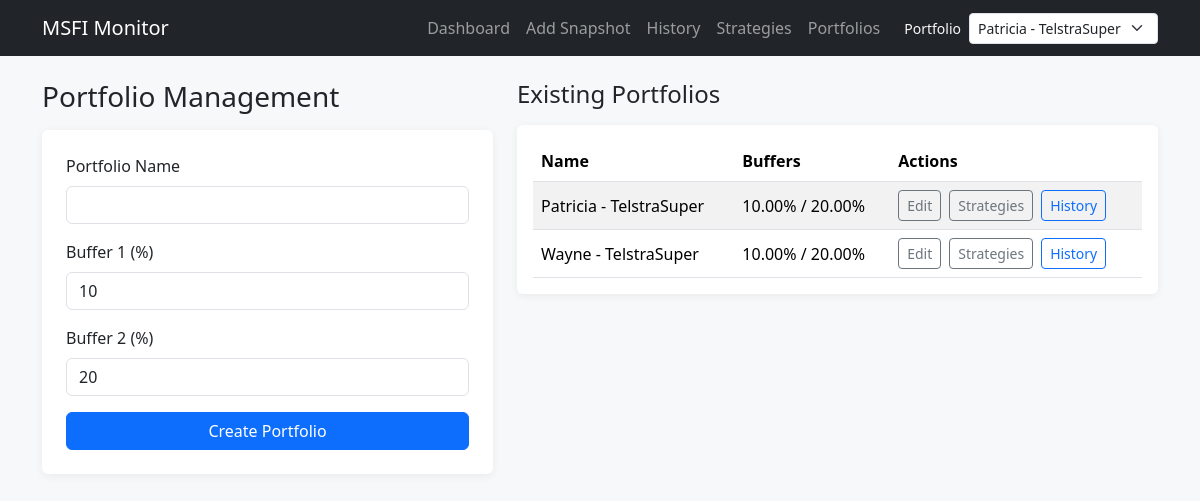
The page /portfolios on the database its author committed.
### tables this page shows
CREATE TABLE portfolios (
            id INTEGER PRIMARY KEY AUTOINCREMENT,
            name TEXT NOT NULL UNIQUE,
            buffer_1_percent REAL NOT NULL,
            buffer_2_percent REAL NOT NULL,
            created_at TEXT NOT NULL DEFAULT CURRENT_TIMESTAMP
        );

### app.py (the view, shortened to what this page needs)
    @app.route("/portfolios", methods=["GET", "POST"])
    def portfolios():
        error = None
        form_data = _portfolio_create_form_defaults()
        return render_template("portfolios.html", portfolios=get_all_portfolios(), form_data=form_data, error=error)

### app.py (called while the page is built)
def _portfolio_create_form_defaults() -> dict[str, str]:
    return {"name": "", "buffer_1_percent": DEFAULT_BUFFER_1_PERCENT, "buffer_2_percent": DEFAULT_BUFFER_2_PERCENT}

### database.py (called while the page is built)
def get_db():
    if "db" not in g:
        app_config = g.get("app_config", current_app.config)
        database_path = app_config["DATABASE"]
        connection = sqlite3.connect(database_path)
        connection.row_factory = sqlite3.Row
        connection.execute("PRAGMA foreign_keys = ON")
        g.db = connection
    return g.db

### models.py (called while the page is built)
def get_all_portfolios():
    db = get_db()
    return db.execute("SELECT * FROM portfolios ORDER BY name ASC").fetchall()

### templates/portfolios.html (shortened to what this page needs)
{% extends "base.html" %}
{% block content %}
<div class="row g-4">
    <div class="col-lg-5">
        <h1 class="h3 mb-3">Portfolio Management</h1>
        <form method="post" class="card p-4">
            <div class="mb-3">
                <label class="form-label">Portfolio Name</label>
                <input type="text" name="name" class="form-control" value="{{ form_data.get('name', '') }}" required>
            </div>
            <div class="mb-3">
                <label class="form-label">Buffer 1 (%)</label>
                <input type="number" step="0.01" name="buffer_1_percent" class="form-control" value="{{ form_data.get('buffer_1_percent', '10') }}" required>
            </div>
            <div class="mb-3">
                <label class="form-label">Buffer 2 (%)</label>
                <input type="number" step="0.01" name="buffer_2_percent" class="form-control" value="{{ form_data.get('buffer_2_percent', '20') }}" required>
            </div>
            <button class="btn btn-primary" type="submit">Create Portfolio</button>
        </form>
    </div>
    <div class="col-lg-7">
        <h2 class="h4 mb-3">Existing Portfolios</h2>
        <div class="card p-3">
            {% if portfolios %}
            <div class="table-responsive">
                <table class="table table-striped align-middle mb-0">
                    <thead>
                    <tr>
                        <th>Name</th>
                        <th>Buffers</th>
                        <th>Actions</th>
                    </tr>
                    </thead>
                    <tbody>
                    {% for portfolio in portfolios %}
                    <tr>
                        <td>{{ portfolio["name"] }}</td>
                        <td>{{ "{:.2f}%".format(portfolio["buffer_1_percent"] * 100) }} / {{ "{:.2f}%".format(portfolio["buffer_2_percent"] * 100) }}</td>
                        <td class="d-flex gap-2">
                            <a class="btn btn-outline-secondary btn-sm" href="{{ url_for('edit_portfolio', portfolio_id=portfolio['id']) }}">Edit</a>
                            <a class="btn btn-outline-secondary btn-sm" href="{{ url_for('strategies', portfolio_id=portfolio['id']) }}">Strategies</a>
                            <a class="btn btn-outline-primary btn-sm" href="{{ url_for('history', portfolio_id=portfolio['id']) }}">History</a>
                        </td>
                    </tr>
                    {% endfor %}
                    </tbody>
                </table>
            </div>
            {% else %}
            <p class="mb-0">No portfolios yet.</p>
            {% endif %}
        </div>
    </div>
</div>
{% endblock %}

### templates/base.html (style rules this page uses)
body { background-color: #f6f8fa; }
.card { border: 0; box-shadow: 0 0.125rem 0.5rem rgba(0, 0, 0, 0.06); }

### rows shown on the page
portfolios: name "Patricia - TelstraSuper", portfolio['buffer_1_percent']*100 "10.00%", portfolio['buffer_2_percent']*100 "20.00%"
portfolios: name "Wayne - TelstraSuper", portfolio['buffer_1_percent']*100 "10.00%", portfolio['buffer_2_percent']*100 "20.00%"

### other values the page prints
form field value "Patricia - TelstraSuper"
